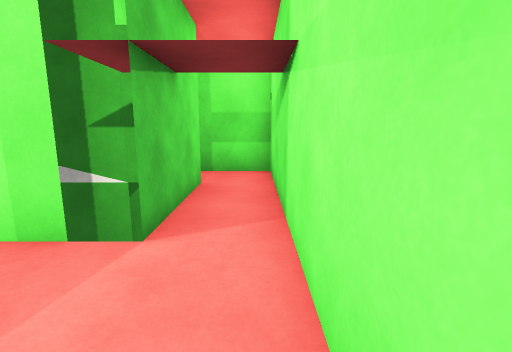
View 1 (above)

14 first-person views from a walk through a 3-D level made in the Unity game engine. The camera is 1.5 m above the floor, tilts 10° down and sees 85° across. Doors are open. The floor is counted in squares, 1 m on a side. Each view is taken from the middle of a square. On the plan, view 1 faces up. The plan holds only what a view shows up to about 14 squares ahead; the rest is blank. The player character is not drawn. Surface patterns are stand-ins for the level's own textures.

View 2
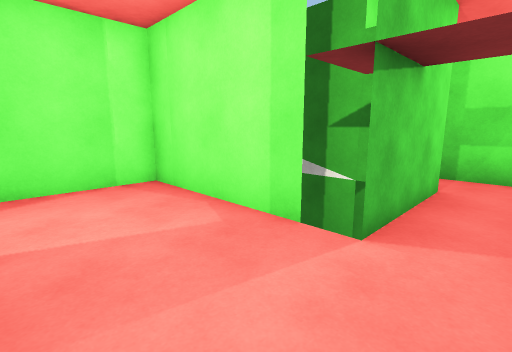

View 3
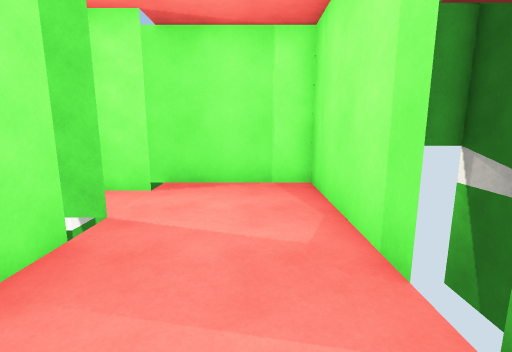

View 4
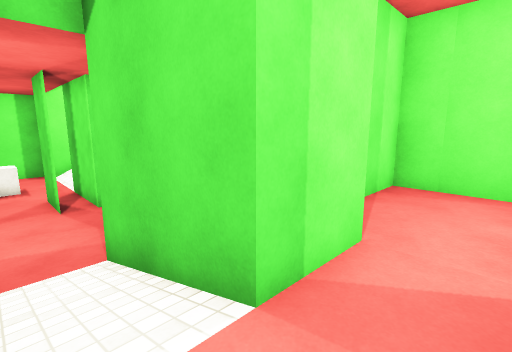

View 5
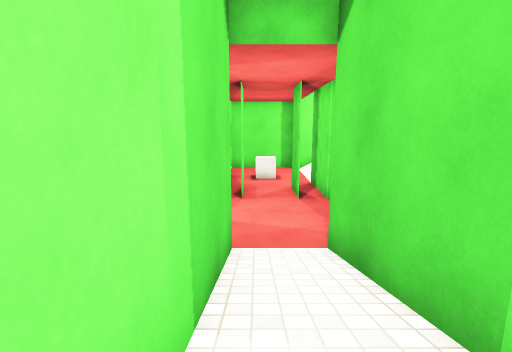

View 6
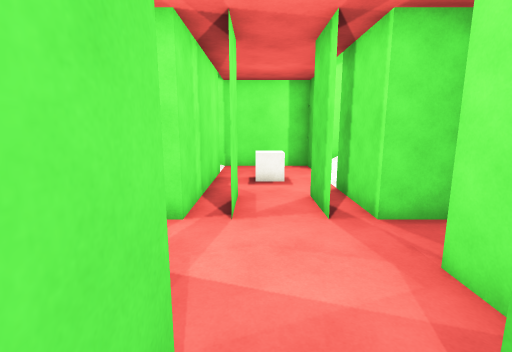

View 7
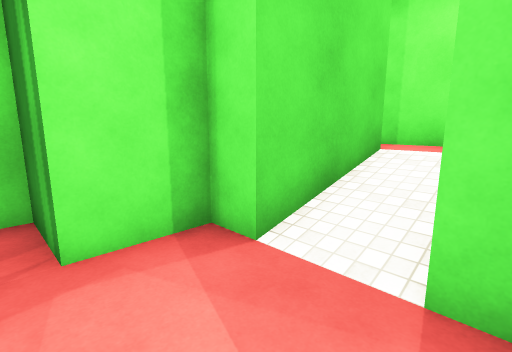

View 8
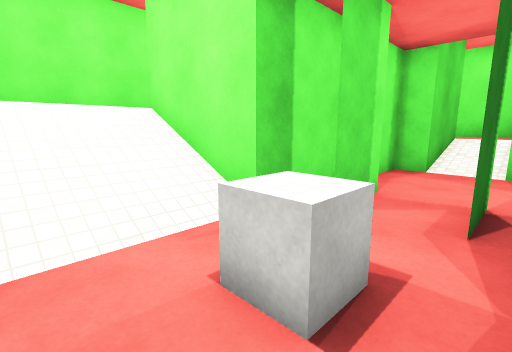

View 9
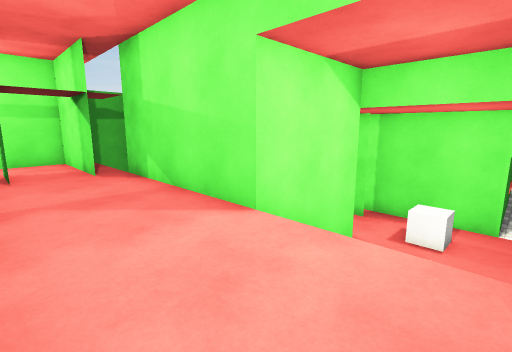

View 10
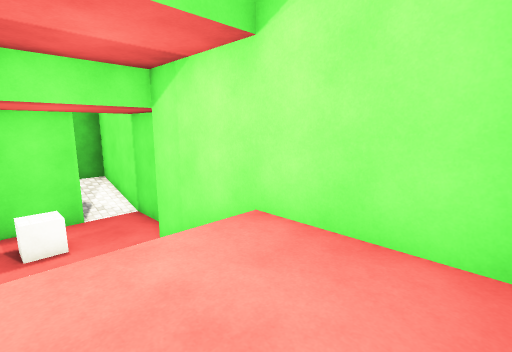

View 11
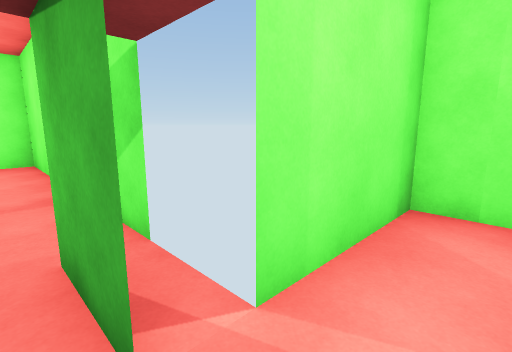

View 12
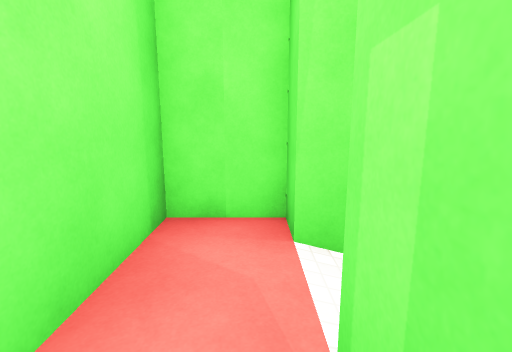

View 13
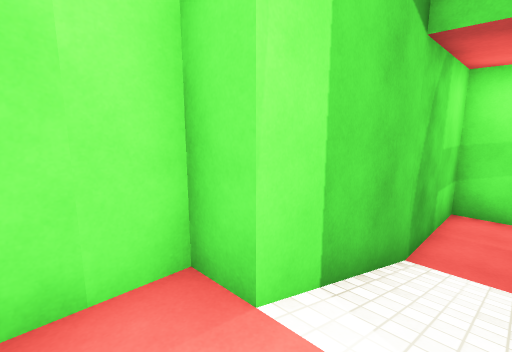

View 14
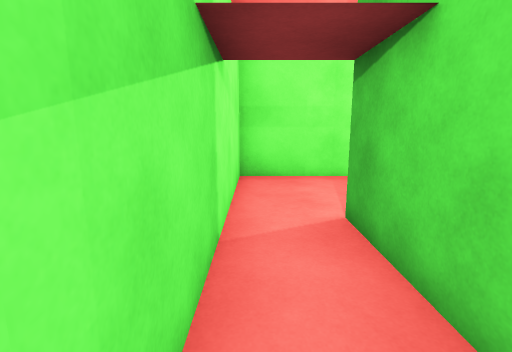

### Floor plan
Key: @ floor where view 1 was taken; # wall or solid block; . main floor; - floor 1 m lower than the main floor; _ floor 2 m lower than the main floor; / step, stairs or slope; D open door; = window, fence, low wall or low ledge; C cube.
Columns run from 23 left of view 1 to 1 right of it. Each row starts with its distance up from view 1.
 11              ####
 10              #..#########
  9              #..////----#
  8              #..////----#
  7  #######  ####..######--#
  6  #.........DDDD.#    DDDD
  5  #.........DDDD.#   #DDDD
  4  #.........DDDD=#####DDDD
  3  #.........DDDD #----DDDD
  2  #////######    #-------#
  1  #////# # ##   #--------#
  0  #////###__#   #DDDD---@#
 -1 ##////###__### #DDDD#####
 -2 #_____DDDD___###DDDD
 -3 #___C_DDDD___///DDDD
 -4 #___C_DDDD___////--#
 -5 #_____DDDD___#####
 -6 #//######_
 -7 #//#
 -8 #//
 -9 #//
-10 ###

Where each view was taken, in squares from view 1:
view 1: 0 up, 0 right, facing up
view 2: 0 up, 0 right, facing up-left
view 3: 2 up, 0 right, facing left
view 4: 4 down, 5 left, facing up-left
view 5: 4 down, 5 left, facing left
view 6: 4 down, 9 left, facing left
view 7: 5 down, 13 left, facing up-right
view 8: 5 down, 21 left, facing up-right
view 9: 6 up, 21 left, facing down-right
view 10: 6 up, 18 left, facing down-left
view 11: 5 up, 8 left, facing up-left
view 12: 6 up, 8 left, facing up
view 13: 8 up, 9 left, facing up-right
view 14: 8 up, 0 right, facing down
